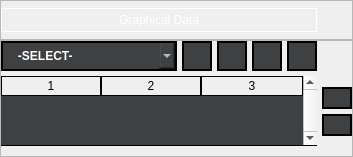
                  <widget class="QFrame" name="frame_13">
                   <property name="layoutDirection">
                    <enum>Qt::LeftToRight</enum>
                   </property>
                   <property name="styleSheet">
                    <string notr="true"/>
                   </property>
                   <property name="frameShape">
                    <enum>QFrame::NoFrame</enum>
                   </property>
                   <property name="frameShadow">
                    <enum>QFrame::Raised</enum>
                   </property>
                   <layout class="QVBoxLayout" name="verticalLayout_4">
                    <property name="spacing">
                     <number>0</number>
                    </property>
                    <property name="sizeConstraint">
                     <enum>QLayout::SetMinAndMaxSize</enum>
                    </property>
                    <property name="leftMargin">
                     <number>0</number>
                    </property>
                    <property name="topMargin">
                     <number>0</number>
                    </property>
                    <property name="rightMargin">
                     <number>0</number>
                    </property>
                    <property name="bottomMargin">
                     <number>0</number>
                    </property>
                    <item>
                     <widget class="QFrame" name="frame_14">
                      <property name="maximumSize">
                       <size>
                        <width>16777215</width>
                        <height>50</height>
                       </size>
                      </property>
                      <property name="styleSheet">
                       <string notr="true"/>
                      </property>
                      <property name="frameShape">
                       <enum>QFrame::StyledPanel</enum>
                      </property>
                      <property name="frameShadow">
                       <enum>QFrame::Raised</enum>
                      </property>
                      <layout class="QGridLayout" name="gridLayout_7">
                       <property name="leftMargin">
                        <number>0</number>
                       </property>
                       <property name="topMargin">
                        <number>7</number>
                       </property>
                       <property name="rightMargin">
                        <number>0</number>
                       </property>
                       <property name="bottomMargin">
                        <number>7</number>
                       </property>
                       <property name="spacing">
                        <number>0</number>
                       </property>
                       <item row="0" column="0">
                        <widget class="QLabel" name="label_4">
                         <property name="styleSheet">
                          <string notr="true">color: rgb(255, 255, 255);
border:1px solid white;
font: 600 12pt &quot;Segoe UI&quot;;
padding:4px 0px 4px 0px;
</string>
                         </property>
                         <property name="text">
                          <string>Graphical Data</string>
                         </property>
                         <property name="alignment">
                          <set>Qt::AlignCenter</set>
                         </property>
                        </widget>
                       </item>
                       <item row="0" column="1">
                        <spacer name="horizontalSpacer">
                         <property name="orientation">
                          <enum>Qt::Horizontal</enum>
                         </property>
                         <property name="sizeType">
                          <enum>QSizePolicy::Maximum</enum>
                         </property>
                         <property name="sizeHint" stdset="0">
                          <size>
                           <width>35</width>
                           <height>20</height>
                          </size>
                         </property>
                        </spacer>
                       </item>
                      </layout>
                     </widget>
                    </item>
                    <item>
                     <widget class="QFrame" name="frame_15">
                      <property name="styleSheet">
                       <string notr="true"/>
                      </property>
                      <property name="frameShape">
                       <enum>QFrame::StyledPanel</enum>
                      </property>
                      <property name="frameShadow">
                       <enum>QFrame::Raised</enum>
                      </property>
                      <layout class="QGridLayout" name="gridLayout_12">
                       <property name="leftMargin">
                        <number>0</number>
                       </property>
                       <property name="topMargin">
                        <number>0</number>
                       </property>
                       <property name="rightMargin">
                        <number>0</number>
                       </property>
                       <property name="bottomMargin">
                        <number>10</number>
                       </property>
                       <property name="spacing">
                        <number>5</number>
                       </property>
                       <item row="1" column="0" rowspan="4" colspan="7">
                        <widget class="QTableWidget" name="tableWidget">
                         <property name="styleSheet">
                          <string notr="true">
 QTableWidget{
 background-color: rgba(63,64,66,255);
border:none;
border-bottom:1px solid black;
selection-background-color:none;
}
QTableWidget::item
 {

border-left:1px  solid black;
border-bottom:1px  solid black;
color:white;

}

QTableView::item:selected{
    background-color:  rgba(63,64,66,255);
}
 QTableView::item:focus
{
   selection-background-color: rgba(63,64,66,255);
}
QHeaderView{
	font: 700 9pt &quot;Segoe UI&quot;;
color:black;
}
QHeaderView::section{
border-bottom:2px solid black;
}
QHeaderView::section:horizontal
{
    border: 1px solid black;
}</string>
                         </property>
                         <property name="frameShape">
                          <enum>QFrame::Box</enum>
                         </property>
                         <property name="midLineWidth">
                          <number>0</number>
                         </property>
                         <property name="verticalScrollBarPolicy">
                          <enum>Qt::ScrollBarAlwaysOn</enum>
                         </property>
                         <property name="horizontalScrollBarPolicy">
                          <enum>Qt::ScrollBarAlwaysOff</enum>
                         </property>
                         <property name="sizeAdjustPolicy">
                          <enum>QAbstractScrollArea::AdjustToContentsOnFirstShow</enum>
                         </property>
                         <property name="editTriggers">
                          <set>QAbstractItemView::DoubleClicked</set>
                         </property>
                         <property name="dragDropOverwriteMode">
                          <bool>false</bool>
                         </property>
                         <property name="dragDropMode">
                          <enum>QAbstractItemView::NoDragDrop</enum>
                         </property>
                         <property name="defaultDropAction">
                          <enum>Qt::IgnoreAction</enum>
                         </property>
                         <property name="alternatingRowColors">
                          <bool>false</bool>
                         </property>
                         <property name="selectionMode">
                          <enum>QAbstractItemView::SingleSelection</enum>
                         </property>
                         <property name="selectionBehavior">
                          <enum>QAbstractItemView::SelectRows</enum>
                         </property>
                         <property name="showGrid">
                          <bool>false</bool>
                         </property>
                         <property name="wordWrap">
                          <bool>false</bool>
                         </property>
                         <property name="cornerButtonEnabled">
                          <bool>false</bool>
                         </property>
                         <property name="rowCount">
                          <number>0</number>
                         </property>
                         <property name="columnCount">
                          <number>3</number>
                         </property>
                         <attribute name="horizontalHeaderVisible">
                          <bool>true</bool>
                         </attribute>
                         <attribute name="horizontalHeaderCascadingSectionResizes">
                          <bool>true</bool>
                         </attribute>
                         <attribute name="horizontalHeaderMinimumSectionSize">
                          <number>50</number>
                         </attribute>
                         <attribute name="horizontalHeaderDefaultSectionSize">
                          <number>100</number>
                         </attribute>
                         <attribute name="horizontalHeaderHighlightSections">
                          <bool>true</bool>
                         </attribute>
                         <attribute name="horizontalHeaderShowSortIndicator" stdset="0">
                          <bool>false</bool>
                         </attribute>
                         <attribute name="horizontalHeaderStretchLastSection">
                          <bool>true</bool>
                         </attribute>
                         <attribute name="verticalHeaderVisible">
                          <bool>false</bool>
                         </attribute>
                         <attribute name="verticalHeaderMinimumSectionSize">
                          <number>20</number>
                         </attribute>
                         <attribute name="verticalHeaderDefaultSectionSize">
                          <number>25</number>
                         </attribute>
                         <attribute name="verticalHeaderStretchLastSection">
                          <bool>false</bool>
                         </attribute>
                         <column/>
                         <column/>
                         <column/>
                        </widget>
                       </item>
                       <item row="3" column="7">
                        <widget class="QPushButton" name="dn_button">
                         <property name="maximumSize">
                          <size>
                           <width>30</width>
                           <height>30</height>
                          </size>
                         </property>
                         <property name="cursor">
                          <cursorShape>PointingHandCursor</cursorShape>
                         </property>
                         <property name="styleSheet">
                          <string notr="true">#dn_button{background-color: rgba(63,64,66,255);
border:2px solid black;
	image: url(resources/style/icons/downw.ico);
padding:2px;
color: rgb(0, 0, 0);}
#dn_button:hover{
	
background-color:rgba(32,33,36,255);
}</string>
                         </property>
                         <property name="text">
                          <string/>
                         </property>
                         <property name="iconSize">
                          <size>
                           <width>22</width>
                           <height>22</height>
                          </size>
                         </property>
                        </widget>
                       </item>
                       <item row="2" column="7">
                        <widget class="QPushButton" name="up_button">
                         <property name="sizePolicy">
                          <sizepolicy hsizetype="Minimum" vsizetype="Fixed">
                           <horstretch>0</horstretch>
                           <verstretch>0</verstretch>
                          </sizepolicy>
                         </property>
                         <property name="minimumSize">
                          <size>
                           <width>0</width>
                           <height>0</height>
                          </size>
                         </property>
                         <property name="maximumSize">
                          <size>
                           <width>30</width>
                           <height>30</height>
                          </size>
                         </property>
                         <property name="cursor">
                          <cursorShape>PointingHandCursor</cursorShape>
                         </property>
                         <property name="toolTipDuration">
                          <number>-1</number>
                         </property>
                         <property name="styleSheet">
                          <string notr="true">#up_button{background-color: rgba(63,64,66,255);
border:2px solid black;
	image: url(resources/style/icons/upw.ico);
padding:2px;
color: rgb(0, 0, 0);}
#up_button:hover{
	
background-color:rgba(32,33,36,255);
}</string>
                         </property>
                         <property name="text">
                          <string/>
                         </property>
                         <property name="iconSize">
                          <size>
                           <width>22</width>
                           <height>22</height>
                          </size>
                         </property>
                        </widget>
                       </item>
                       <item row="0" column="6">
                        <widget class="QPushButton" name="g_save">
                         <property name="maximumSize">
                          <size>
                           <width>30</width>
                           <height>30</height>
                          </size>
                         </property>
                         <property name="cursor">
                          <cursorShape>PointingHandCursor</cursorShape>
                         </property>
                         <property name="styleSheet">
                          <string notr="true">#g_save{background-color: rgba(63,64,66,255);
border:2px solid black;
	image: url(resources/style/icons/savew.ico);
padding:2px;
color: rgb(0, 0, 0);}
#g_save:hover{
	
background-color:rgba(32,33,36,255);
}</string>
                         </property>
                         <property name="text">
                          <string/>
                         </property>
                         <property name="iconSize">
                          <size>
                           <width>20</width>
                           <height>20</height>
                          </size>
                         </property>
                        </widget>
                       </item>
                       <item row="0" column="5">
                        <widget class="QPushButton" name="g_default">
                         <property name="maximumSize">
                          <size>
                           <width>30</width>
                           <height>30</height>
                          </size>
                         </property>
                         <property name="cursor">
                          <cursorShape>PointingHandCursor</cursorShape>
                         </property>
                         <property name="styleSheet">
                          <string notr="true">#g_default{background-color: rgba(63,64,66,255);
border:2px solid black;
	image: url(resources/style/icons/loadw.ico);
padding:2px;
color: rgb(0, 0, 0);}
#g_default:hover{
	
background-color:rgba(32,33,36,255);
}</string>
                         </property>
                         <property name="text">
                          <string/>
                         </property>
                         <property name="iconSize">
                          <size>
                           <width>20</width>
                           <height>20</height>
                          </size>
                         </property>
                        </widget>
                       </item>
                       <item row="0" column="4">
                        <widget class="QPushButton" name="del_text">
                         <property name="maximumSize">
                          <size>
                           <width>30</width>
                           <height>30</height>
                          </size>
                         </property>
                         <property name="cursor">
                          <cursorShape>PointingHandCursor</cursorShape>
                         </property>
                         <property name="styleSheet">
                          <string notr="true">#del_text{background-color: rgba(63,64,66,255);
border:2px solid black;
	image: url(resources/style/icons/minusw.ico);
padding:2px;
color: rgb(0, 0, 0);}
#del_text:hover{

background-color:rgba(32,33,36,255);
}</string>
                         </property>
                         <property name="text">
                          <string/>
                         </property>
                         <property name="iconSize">
                          <size>
                           <width>20</width>
                           <height>20</height>
                          </size>
                         </property>
                        </widget>
                       </item>
                       <item row="0" column="3">
                        <widget class="QPushButton" name="add_text">
                         <property name="maximumSize">
                          <size>
                           <width>30</width>
                           <height>30</height>
                          </size>
                         </property>
                         <property name="cursor">
                          <cursorShape>PointingHandCursor</cursorShape>
                         </property>
                         <property name="styleSheet">
                          <string notr="true">#add_text{background-color: rgba(63,64,66,255);
border:2px solid black;
	image: url(resources/style/icons/addw.ico);
padding:2px;
color: rgb(0, 0, 0);}
#add_text:hover{

background-color:rgba(32,33,36,255);
}</string>
                         </property>
                         <property name="text">
                          <string/>
                         </property>
                         <property name="iconSize">
                          <size>
                           <width>20</width>
                           <height>20</height>
                          </size>
                         </property>
                        </widget>
                       </item>
                       <item row="0" column="0" colspan="3">
                        <widget class="QComboBox" name="comboBox">
                         <property name="minimumSize">
                          <size>
                           <width>0</width>
                           <height>0</height>
                          </size>
                         </property>
                         <property name="font">
                          <font>
                           <family>Segoe UI</family>
                           <bold>true</bold>
                          </font>
                         </property>
                         <property name="focusPolicy">
                          <enum>Qt::StrongFocus</enum>
                         </property>
                         <property name="styleSheet">
                          <string notr="true">QComboBox#comboBox{
    border:                 none;
 background-color: rgba(63,64,66,255);
color:                      white;
    font-weight:            bold;
    padding:                    5px;

border:2px solid black;
}
QComboBox#comboBox:hover{

background-color:rgba(32,33,36,255);

}
QListView{
    border:                 none;
    color:                     white;
    background-color: rgba(63,64,66,255);
    font-weight:            bold;
    selection-background-color: rgb(0, 144, 196);
    show-decoration-selected: 1;
    margin-left:                -10px;
    padding-left    :           15px;
}
QListView::item:hover{

    background-color:   rgb(0, 144, 196);
    border:                 none;
}



</string>
                         </property>
                         <property name="maxVisibleItems">
                          <number>8</number>
                         </property>
                         <property name="maxCount">
                          <number>20</number>
                         </property>
                         <property name="insertPolicy">
                          <enum>QComboBox::InsertAfterCurrent</enum>
                         </property>
                         <property name="sizeAdjustPolicy">
                          <enum>QComboBox::AdjustToContentsOnFirstShow</enum>
                         </property>
                         <property name="minimumContentsLength">
                          <number>1</number>
                         </property>
                         <property name="frame">
                          <bool>true</bool>
                         </property>
                         <item>
                          <property name="text">
                           <string>   -SELECT-</string>
                          </property>
                         </item>
                         <item>
                          <property name="text">
                           <string>   ICCID</string>
                          </property>
                         </item>
                         <item>
                          <property name="text">
                           <string extracomment="Internaltional Mobile Subscriber Identity">   IMSI</string>
                          </property>
                         </item>
                         <item>
                          <property name="text">
                           <string>   ACC</string>
                          </property>
                         </item>
                         <item>
                          <property name="text">
                           <string>   PIN1</string>
                          </property>
                         </item>
                         <item>
                          <property name="text">
                           <string>   PUK1</string>
                          </property>
                         </item>
                         <item>
                          <property name="text">
                           <string>   PIN2</string>
                          </property>
                         </item>
                         <item>
                          <property name="text">
                           <string>   PUK2</string>
                          </property>
                         </item>
                         <item>
                          <property name="text">
                           <string>   KI</string>
                          </property>
                         </item>
                         <item>
                          <property name="text">
                           <string>   EKI</string>
                          </property>
                         </item>
                         <item>
                          <property name="text">
                           <string>   ADM1</string>
                          </property>
                         </item>
                         <item>
                          <property name="text">
                           <string>   ADM6</string>
                          </property>
                         </item>
                         <item>
                          <property name="text">
                           <string>   OPC</string>
                          </property>
                         </item>
                        </widget>
                       </item>
                      </layout>
                     </widget>
                    </item>
                   </layout>
                  </widget>
